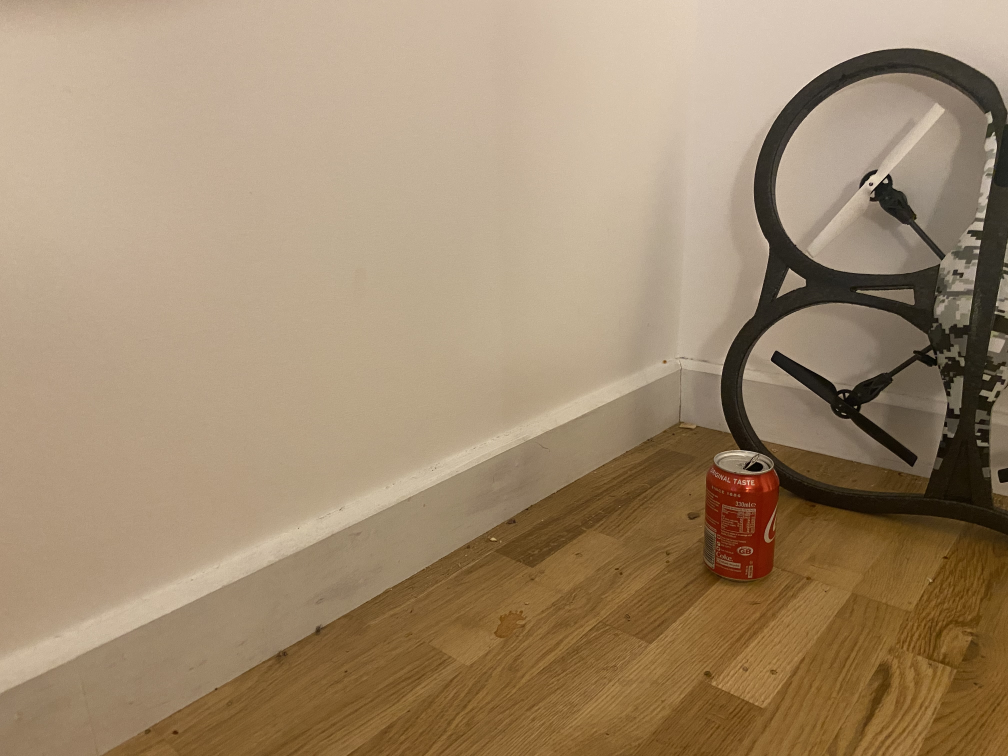
#> input picture Data/drone/IMG_7898.jpg, 4032 x 3024 px, given in place of IMG_7984.jpg, which was not available (shown at 1/4 size)
$ python City_ORB.py
#> lines starting #> are read from the running program, lines starting #| are printed output that depends on the picture; after the words box and inside, x2 and y2 are one past the last pixel; in counts of white or black regions, pixels touching at a corner belong together; pictures that were not available may be replaced by others from this repository, and a replacement may not be noted
import cv2
import numpy as np
import matplotlib.pyplot as plt

# Set final stitched image dimensions
dim_x, dim_y = 1024, 768

# Function to plot a single image with a title
def plot_image(image, title, figsize=(10, 5)):
    '''Display a single image with a title.'''
    plt.figure(figsize=figsize)
    plt.axis('off')
    plt.title(title, fontsize=14)
    plt.imshow(cv2.cvtColor(image, cv2.COLOR_BGR2RGB))
    plt.show()

def detect_features(image):
    """
    Detect ORB features and compute descriptors.
    """
    orb = cv2.ORB_create(nfeatures=5000)
    gray = cv2.cvtColor(image, cv2.COLOR_BGR2GRAY)
    keypoints, descriptors = orb.detectAndCompute(gray, None)
    return keypoints, descriptors

def match_features(des1, des2):
    """
    Match ORB descriptors using Brute-Force Matcher with Hamming distance.
    """
    bf = cv2.BFMatcher(cv2.NORM_HAMMING, crossCheck=True)
    matches = bf.match(des1, des2)
    return sorted(matches, key=lambda x: x.distance)

def compute_homography(matches, kp1, kp2):
    """
    Compute homography matrix using RANSAC.
    """
    if len(matches) < 50:
        return None
    pts1 = np.float32([kp1[m.queryIdx].pt for m in matches]).reshape(-1, 1, 2)
    pts2 = np.float32([kp2[m.trainIdx].pt for m in matches]).reshape(-1, 1, 2)
    H, _ = cv2.findHomography(pts2, pts1, cv2.RANSAC, 5.0)
    return H

def stitch_images(images):
    """
    Stitches a list of images into a panorama.
    """
    base_img = images[0]
    h_base, w_base = base_img.shape[:2]
    base_img_corners = np.float32([[0, 0], [w_base, 0], [w_base, h_base], [0, h_base]]).reshape(-1, 1, 2)

    # Compute cumulative homographies and determine the canvas size
    homographies = [np.eye(3)]
    all_corners = [base_img_corners]

    for i in range(1, len(images)):
        kp1, des1 = detect_features(images[i - 1])
        kp2, des2 = detect_features(images[i])
        matches = match_features(des1, des2)

        H = compute_homography(matches, kp1, kp2)
        if H is None:
            print(f"Skipping image {i} due to insufficient matches.")
            continue

        H_cumulative = np.dot(homographies[-1], H)
        homographies.append(H_cumulative)

        h, w = images[i].shape[:2]
        corners = np.float32([[0, 0], [w, 0], [w, h], [0, h]]).reshape(-1, 1, 2)
        transformed_corners = cv2.perspectiveTransform(corners, H_cumulative)
        all_corners.append(transformed_corners)

    # Determine canvas size
    all_corners = np.concatenate(all_corners, axis=0)
    [x_min, y_min] = np.int32(all_corners.min(axis=0).ravel() - 0.5)
    [x_max, y_max] = np.int32(all_corners.max(axis=0).ravel() + 0.5)

    canvas_width = x_max - x_min
    canvas_height = y_max - y_min
    canvas = np.zeros((canvas_height, canvas_width, 3), dtype=np.uint8)

    # Warp each image into the canvas
    for i, img in enumerate(images):
        H_translation = np.array([[1, 0, -x_min], [0, 1, -y_min], [0, 0, 1]])
        warped_img = cv2.warpPerspective(img, np.dot(H_translation, homographies[i]), (canvas_width, canvas_height))

        mask = (warped_img > 0).astype(np.uint8)
        canvas = np.where(mask, warped_img, canvas)

    return canvas

# Main Function
if __name__ == "__main__":
    # Load images
    img1 = cv2.imread('IMG_7984.jpg')
#> img1 is the input picture: shape (3024, 4032, 3); mean B, G, R 109.7, 138, 160.5
    img2 = cv2.imread('IMG_7985.jpg')
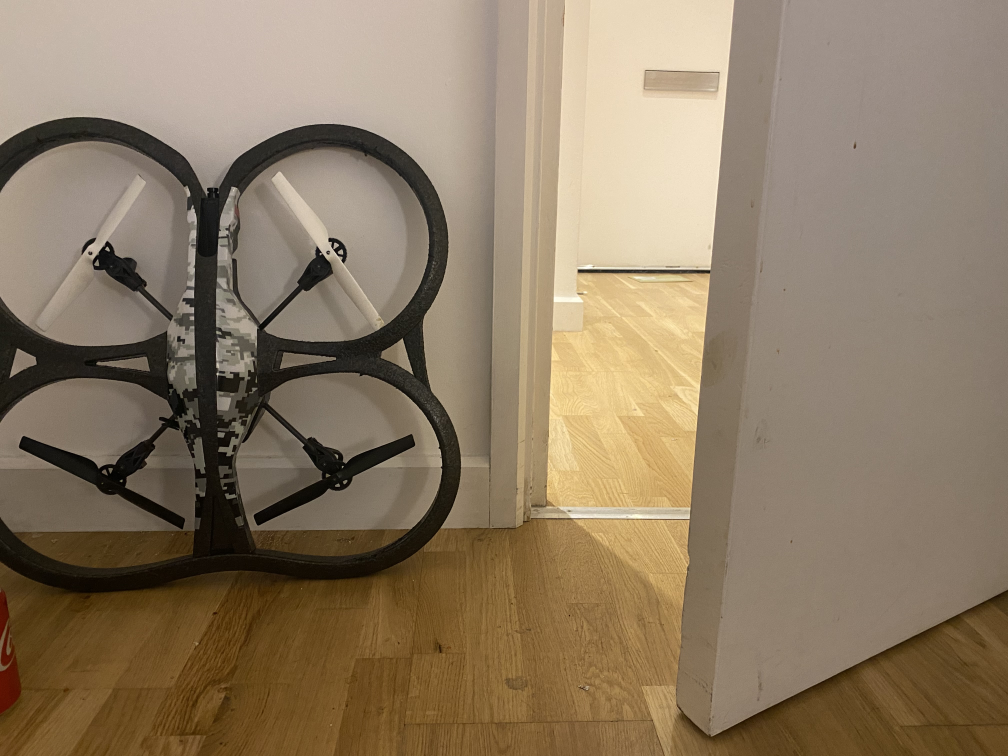
#> input picture Data/drone/IMG_7899.jpg, 4032 x 3024 px, given in place of IMG_7985.jpg, which was not available (shown at 1/4 size)
#> img2 is the input picture: shape (3024, 4032, 3); mean B, G, R 99.8, 123, 140.8
    img3 = cv2.imread('IMG_7986.jpg')
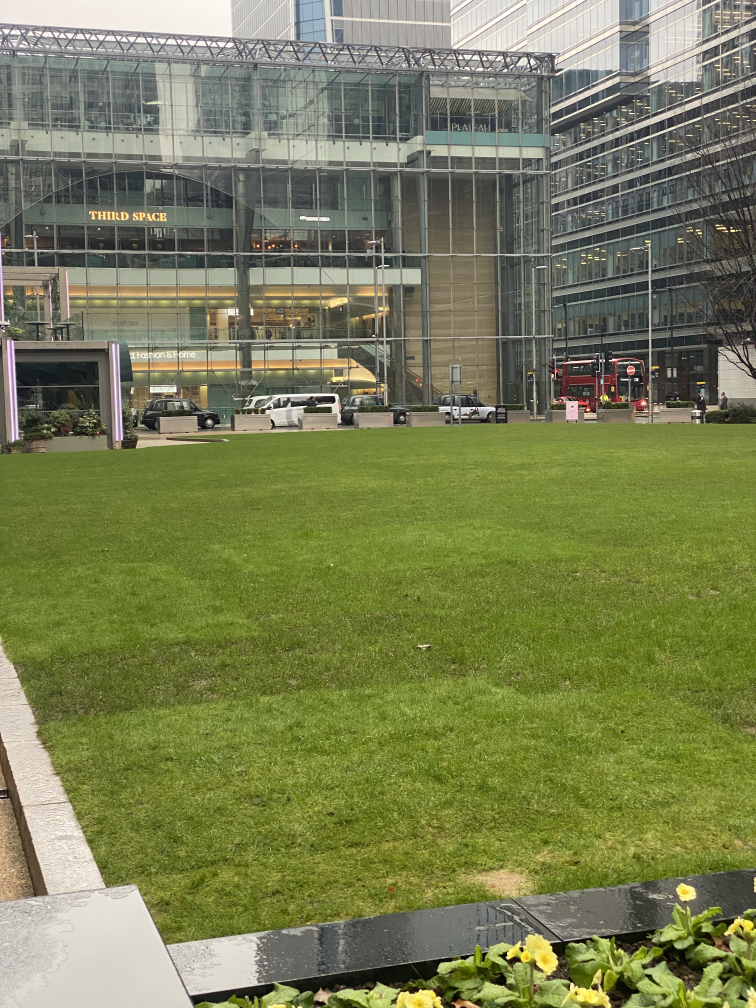
#> input picture Data/city/IMG_7986.jpg, 3024 x 4032 px, found by its file name (shown at 1/4 size)
#> img3 is the input picture: shape (4032, 3024, 3); mean B, G, R 83.9, 127.1, 121.2
    img1 = cv2.resize(img1, (dim_x, dim_y))
#> img1: shape (768, 1024, 3)
    img2 = cv2.resize(img2, (dim_x, dim_y))
#> img2: shape (768, 1024, 3)
    img3 = cv2.resize(img3, (dim_x, dim_y))
#> img3: shape (768, 1024, 3)
    images = [img1, img2, img3]

    # Visualize keypoints
    keypoints_drawn_1 = cv2.drawKeypoints(img1, detect_features(img1)[0], None, color=(0, 0, 255))
#> in detect_features, `keypoints, descriptors = orb.detectAndCompute(gray, None)`: keypoints = 2644 keypoints; strongest (x, y, size): (902, 178, 31), (901, 179, 37.2), (886, 187, 31), (883, 186, 31)
    keypoints_drawn_2 = cv2.drawKeypoints(img2, detect_features(img2)[0], None, color=(0, 0, 255))
#> in detect_features (call 2), `keypoints, descriptors = orb.detectAndCompute(gray, None)`: keypoints = 3682 keypoints; strongest (x, y, size): (340, 250, 31), (339, 252, 31), (344, 255, 31), (334, 244, 31)
    keypoints_drawn_3 = cv2.drawKeypoints(img3, detect_features(img3)[0], None, color=(0, 0, 255))
#> in detect_features (call 3), `gray = cv2.cvtColor(image, cv2.COLOR_BGR2GRAY)`:
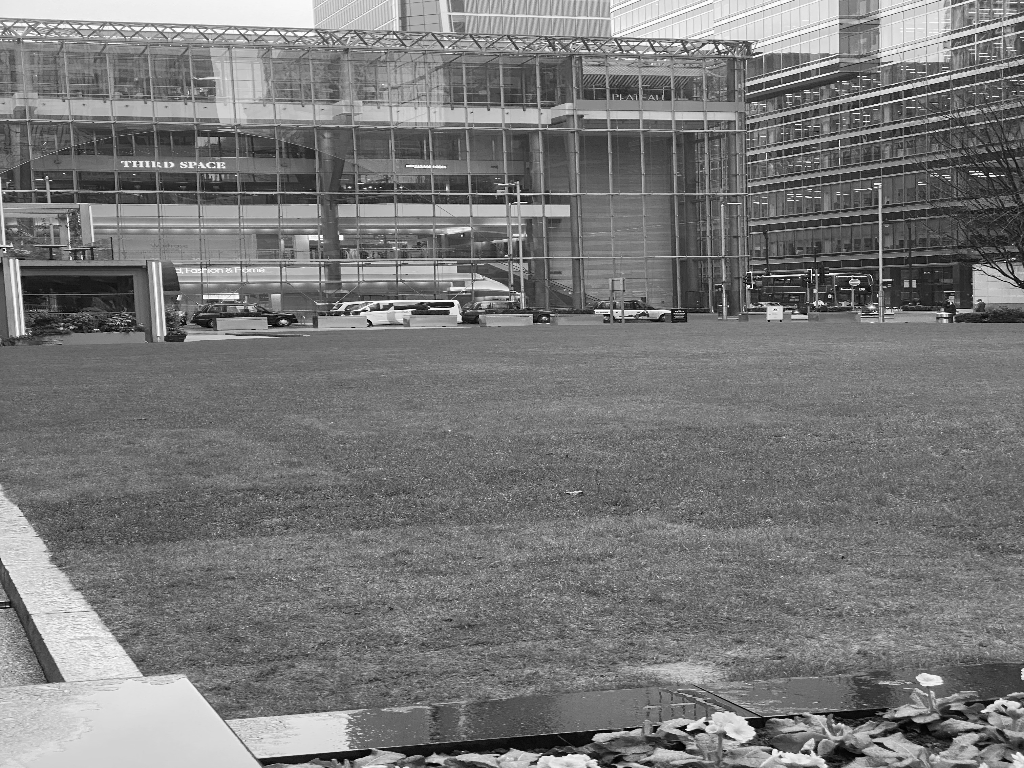
#> gray: shape (768, 1024); min 1, max 255, mean 120.3
#> in detect_features (call 3), `keypoints, descriptors = orb.detectAndCompute(gray, None)`: keypoints = 5000 keypoints; strongest (x, y, size): (453, 303, 31), (687, 729, 31), (748, 285, 31), (813, 274, 31)
    keypoints_combined = np.hstack((keypoints_drawn_1, keypoints_drawn_2, keypoints_drawn_3))
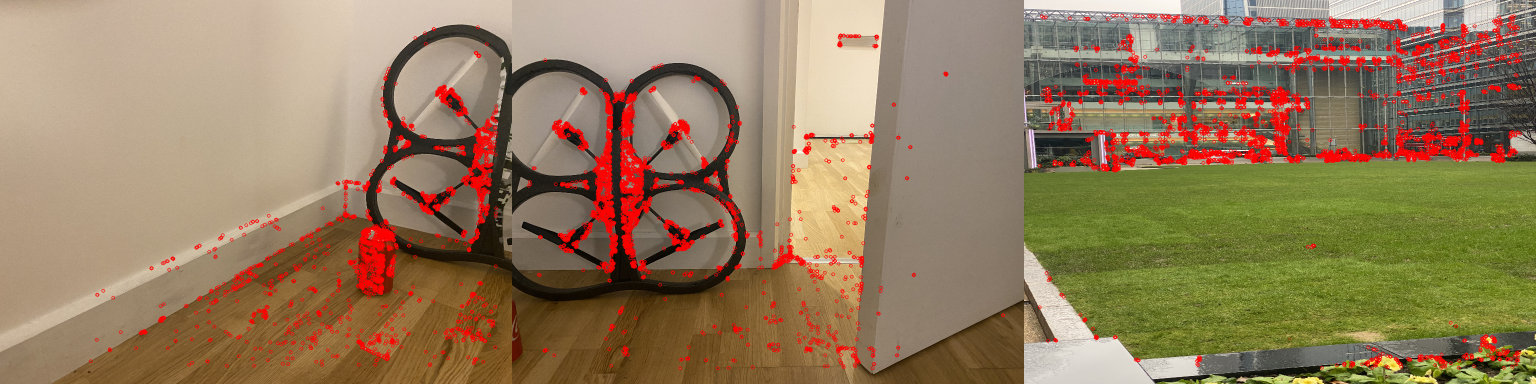
#> keypoints_combined: shape (768, 3072, 3) (shown at 1/2 size); mean B, G, R 93.3, 123.8, 148.2
    plot_image(keypoints_combined, "Keypoints")

    # Visualize matches
    matches_1_2 = match_features(detect_features(img1)[1], detect_features(img2)[1])
#> in detect_features (call 4), `keypoints, descriptors = orb.detectAndCompute(gray, None)`: keypoints = 2644 keypoints; strongest (x, y, size): (902, 178, 31), (901, 179, 37.2), (886, 187, 31), (883, 186, 31)
#> in detect_features (call 5), `keypoints, descriptors = orb.detectAndCompute(gray, None)`: keypoints = 3682 keypoints; strongest (x, y, size): (340, 250, 31), (339, 252, 31), (344, 255, 31), (334, 244, 31)
#> in match_features, `matches = bf.match(des1, des2)`: matches = 862 matches
#> matches_1_2 = 862 matches
    matches_2_3 = match_features(detect_features(img2)[1], detect_features(img3)[1])
#> in detect_features (call 7), `keypoints, descriptors = orb.detectAndCompute(gray, None)`: keypoints = 5000 keypoints; strongest (x, y, size): (453, 303, 31), (687, 729, 31), (748, 285, 31), (813, 274, 31)
#> in match_features (call 2), `matches = bf.match(des1, des2)`: matches = 1047 matches
#> matches_2_3 = 1047 matches

    matches_drawn_1_2 = cv2.drawMatches(img1, detect_features(img1)[0], img2, detect_features(img2)[0], matches_1_2[:50], None,
                                        matchColor=(0, 0, 255), flags=cv2.DrawMatchesFlags_NOT_DRAW_SINGLE_POINTS)
#> in detect_features (call 8), `keypoints, descriptors = orb.detectAndCompute(gray, None)`: keypoints = 2644 keypoints; strongest (x, y, size): (902, 178, 31), (901, 179, 37.2), (886, 187, 31), (883, 186, 31)
#> in detect_features (call 9), `keypoints, descriptors = orb.detectAndCompute(gray, None)`: keypoints = 3682 keypoints; strongest (x, y, size): (340, 250, 31), (339, 252, 31), (344, 255, 31), (334, 244, 31)
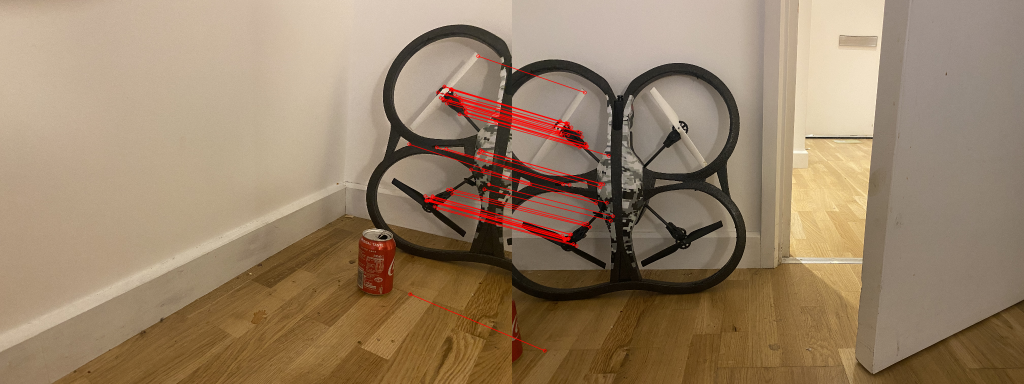
#> matches_drawn_1_2: shape (768, 2048, 3) (shown at 1/2 size); mean B, G, R 103.9, 129.5, 152
    matches_drawn_2_3 = cv2.drawMatches(img2, detect_features(img2)[0], img3, detect_features(img3)[0], matches_2_3[:50], None,
                                        matchColor=(0, 0, 255), flags=cv2.DrawMatchesFlags_NOT_DRAW_SINGLE_POINTS)
#> in detect_features (call 11), `keypoints, descriptors = orb.detectAndCompute(gray, None)`: keypoints = 5000 keypoints; strongest (x, y, size): (453, 303, 31), (687, 729, 31), (748, 285, 31), (813, 274, 31)
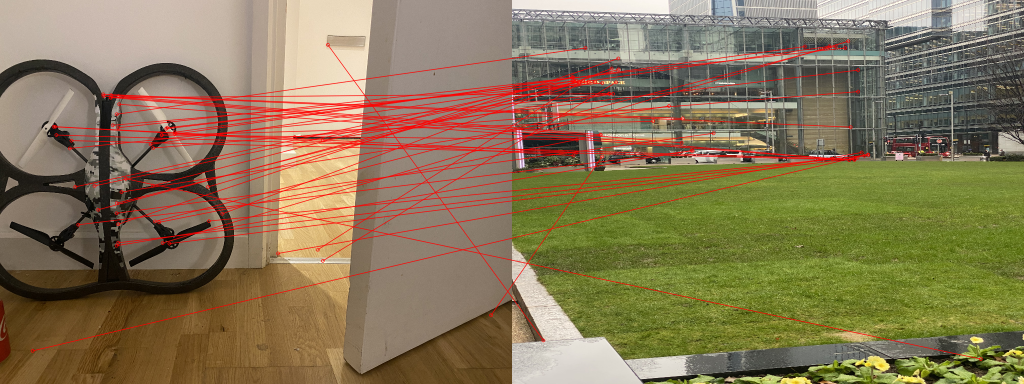
#> matches_drawn_2_3: shape (768, 2048, 3) (shown at 1/2 size); mean B, G, R 86.9, 119.1, 136.1

    plot_image(matches_drawn_1_2, "Matched Keypoints between Image 1 and Image 2")
    plot_image(matches_drawn_2_3, "Matched Keypoints between Image 2 and Image 3")

    # Stitch images into a panorama
    stitched_panorama = stitch_images(images)
#> the loop in stitch_images, `for i in range(1, len(images)):` made 2 passes
#> (matches, h, w, corners) on passes 1 to 2: (862 matches, 768, 1024, [[0, 0], [1024, 0], [1024, 768], [0, 768]]), (1047 matches, 768, 1024, [[0, 0], [1024, 0], [1024, 768], [0, 768]])
#> after the loop in stitch_images, `for i in range(1, len(images)):`: all_corners = [[[0, 0], [1024, 0], [1024, 768], [0, 768]], [[834.8, -42.4], [5786.4, -996.1], [4475.6, 2024.5], [697, 635.4]], [[1013.2, 287.2], [1049.8, 159.2], [1038, 260.7], [1044.4, 306.5]]]; homographies = [[[1, 0, 0], [0, 1, 0], [0, 0, 1]], [[0.36, -0.147, 834.8], [-0.161, 0.912, -42.4], [-0.000773, 4.64e-05, 1]], [[-1.79, -3.26, 860.7], [-0.383, -0.945, 244], [-0.00174, -0.00315, 0.85]]]
#> in stitch_images, `all_corners = np.concatenate(all_corners, axis=0)`: all_corners = [[0, 0], [1024, 0], [1024, 768], [0, 768], [834.8, -42.4], [5786.4, -996.1], [4475.6, 2024.5], [697, 635.4], [1013.2, 287.2], [1049.8, 159.2], [1038, 260.7], [1044.4, 306.5]]
#> in stitch_images, `[x_min, y_min] = np.int32(all_corners.min(axis=0).ravel() - 0.5)`: x_min = 0; y_min = -996
#> in stitch_images, `[x_max, y_max] = np.int32(all_corners.max(axis=0).ravel() + 0.5)`: x_max = 5786; y_max = 2025
#> in stitch_images, `canvas_width = x_max - x_min`: canvas_width = 5786
#> in stitch_images, `canvas_height = y_max - y_min`: canvas_height = 3021
#> the loop in stitch_images, `for i, img in enumerate(images):` made 3 passes
#> after the loop in stitch_images, `for i, img in enumerate(images):`:
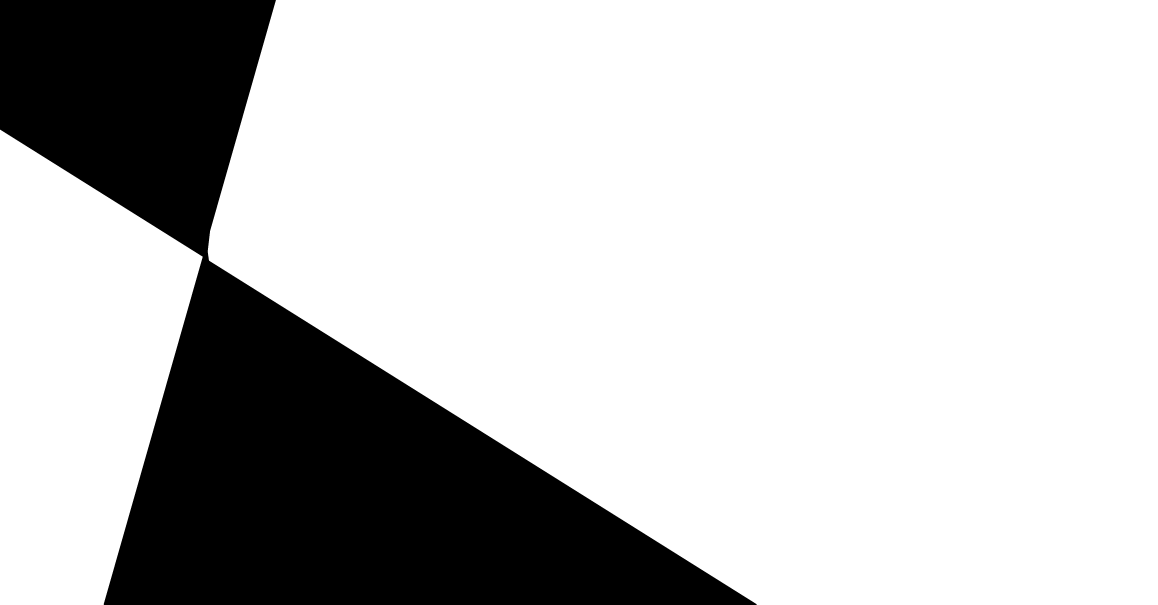
#> mask: shape (3021, 5786, 3) (shown at 1/5 size); values 0 (black) and 1 (white), 76.8% white; 1 black region, box (x1, y1, x2, y2) and area: (0, 0, 3783, 3021) 4051812

    # Display the final stitched panorama
    plot_image(stitched_panorama, "Final Stitched Image")
